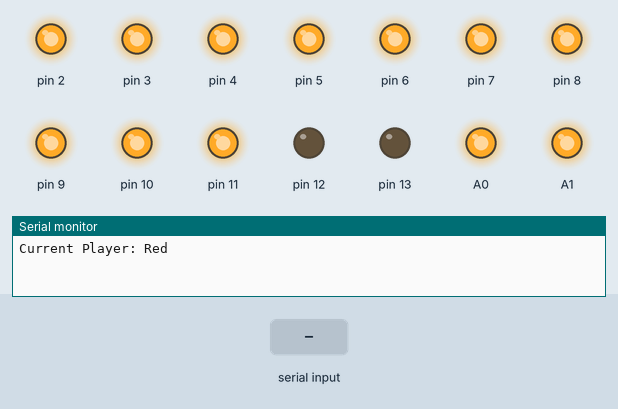
A sketch run on a simulated Arduino Uno, built with avr-gcc and run on an emulated ATmega328P. Shown: output pins drawn as LEDs (lit = HIGH), the last lines printed to the serial monitor. The inputs (shaded band) are chosen by the test bench.

Above: at 1.2 s.
1.3 s: "1" received over Serial
At 2.3 s:
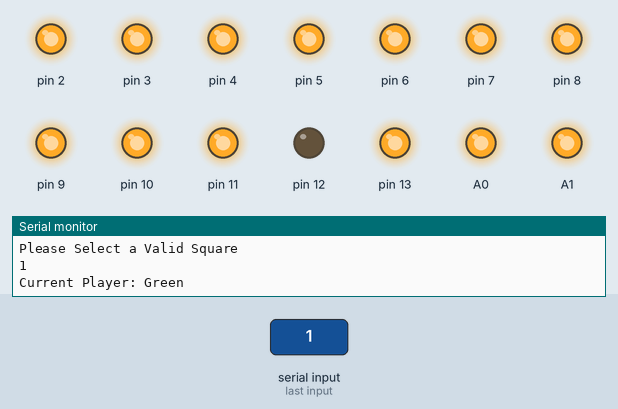
Timing chart, 0 to 4.3 s (numbered marks = the images above; inputs shaded):
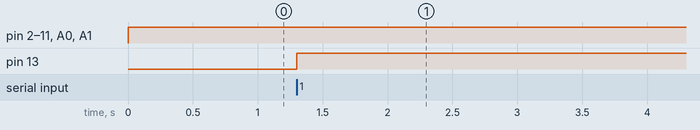

The sketch:

Tic_Tac_Code.ino
```cpp
// C++ code
//
void setup()
{
  pinMode(A5, OUTPUT);
  pinMode(A4, OUTPUT);
  pinMode(A3, OUTPUT);
  pinMode(A2, OUTPUT);
  pinMode(A1, OUTPUT);
  pinMode(A0, OUTPUT);
  pinMode(13, OUTPUT);
  pinMode(12, OUTPUT);
  pinMode(11, OUTPUT);
  pinMode(10, OUTPUT);
  pinMode(9, OUTPUT);
  pinMode(8, OUTPUT);
  pinMode(7, OUTPUT);
  pinMode(6, OUTPUT);
  pinMode(5, OUTPUT);
  pinMode(4, OUTPUT);
  pinMode(3, OUTPUT);
  pinMode(2, OUTPUT);
  Serial.begin(9600);
}

  //put outside loop?
  bool r1 = false;
  bool r2 = false;
  bool r3 = false;
  bool r4 = false;
  bool r5 = false;
  bool r6 = false;
  bool r7 = false;
  bool r8 = false;
  bool r9 = false;
  //green
  bool g1 = false;
  bool g2 = false;
  bool g3 = false;
  bool g4 = false;
  bool g5 = false;
  bool g6 = false;
  bool g7 = false;
  bool g8 = false;
  bool g9 = false;
    //greenred = false, means that the current player is red - Maybe redundant?
  bool pos1 = false;
  bool pos2 = false;
  bool pos3 = false;
  bool pos4 = false;
  bool pos5 = false;
  bool pos6 = false;
  bool pos7 = false;
  bool pos8 = false;
  bool pos9 = false;
  bool greenred = false;
  //variables for tracking greenred posisitions, used for calculating winner
  bool redwin = false;
  bool greenwin = false;
  bool message = false;
  int gwins = 0;
  int rwins = 0;
  char pos = 0;

void loop()
{
  //sequence determining if a winner is here
  //Green Win Conditions
  // - Horizontals
  if ((g1 == true) && (g2 == true) && (g3 == true)) {
    greenwin = true;
  }
  if ((g4 == true) && (g5 == true) && (g6 == true)){
    greenwin = true;
  }
  if ((g7 == true) && (g8 == true) && (g9 == true)) {
    greenwin = true;
  }
  // - Verticals
  if ((g1 == true) && (g4 == true) && (g7 == true)) {
    greenwin = true;
  }
  if ((g2 == true) && (g5 == true) && (g8 == true)) {
    greenwin = true;
  }
  if ((g3 == true) && (g6 == true) && (g9 == true)) {
    greenwin = true;
  }
  // - Diagonals
  if ((g1 == true) && (g5 == true) && (g9 == true)) {
    greenwin = true;
  }
  if ((g3 == true) && (g5 == true) && (g7 == true)) {
    greenwin = true;
  }
  //Red Win Conditions
  if ((r1 == true) && (r2 == true) && (r3 == true)) {
    redwin = true;
  }
  if ((r4 == true) && (r5 == true) && (r6 == true)) {
    redwin = true;
  }
  if ((r7 == true) && (r8 == true) && (r9 == true)) {
    redwin = true;
  }
  if ((r1 == true) && (r4 == true) && (r7 == true)) {
    redwin = true;
  }
  if ((r2 == true) && (r5 == true) && (r8 == true)) {
    redwin = true;
  }
  if ((r3 == true) && (r6 == true) && (r9 == true)) {
    redwin = true;
  }
  if ((r1 == true) && (r5 == true) && (r9 == true)) {
    redwin = true;
  }
  if ((r3 == true) && (r5 == true) && (r7 == true)) {
    redwin = true;
  }

  //winner script
  if (greenwin == true) {
    Serial.println ("Winner: Green Player\n");
    gwins++;
    Serial.print ("Green Win Total: ");
    Serial.println (gwins);
    Serial.print ("Red Win Total: ");
    Serial.println (rwins);
    //need to add other positions after
    digitalWrite(12, HIGH);
  }
  if (redwin == true) {
    Serial.println ("Winner: Red Player\n");
    rwins++;
    Serial.print ("Green Win Total: ");
    Serial.println (gwins);
    Serial.print ("Red Win Total: ");
    Serial.println (rwins);
    //need to add other positions after
    digitalWrite(13, HIGH);
  }

  //Outputs Current Player to Console, greenred false means current player is red
  if ((greenred == false) && (message == false)) {
    Serial.println ("Current Player: Red");
    message = true;
  }
  if ((greenred == true) && (message == false)) {
    Serial.println ("Current Player: Green");
    message = true;
  }

  if (Serial.available() > 0) {
    Serial.println ("Please Select a Valid Square");
    //add a grid here?
    pos = Serial.read();
    Serial.println(pos);
  }
  //determines which square is chosen
  //can add code below this section into this part to make more effecient
  if ((pos == '1') && (r1 == false) && (g1 == false)) {
    if ((greenred == false) && (g1 == false)) {
    digitalWrite(13, HIGH);
    greenred = true;
    r1 = true;
    }
    if ((greenred == true) && (r1 == false)) {
    digitalWrite(11, HIGH);
    greenred = false;
    g1 = true;
    }
    message = false;
    pos1 = false;
  }
    //here for example: if / else if
  else if (pos == '2') {
    pos2 == true;
  }
  else if (pos = '3') {
    pos3 == true;
  }
  else if (pos = '4') {
    pos4 == true;
  }
  else if (pos = '5') {
    pos5 == true;
  }
  else if (pos == '6') {
    pos6 == true;
  }
  else if (pos == '7') {
    pos7 == true;
  }
  else if (pos = '8') {
    pos8 = true;
  }
  else if (pos == '9') {
    pos9 == true;
  }
  else {
    //make sure this works
    Serial.print ("Please Input a Valid Posistion\n");
  }

  //if current player is green/red and a posistion 1 is selected, then
  //need to work out the rest
  digitalWrite(A5, HIGH);
  digitalWrite(A4, HIGH);
  digitalWrite(A3, HIGH);
  digitalWrite(A2, HIGH);
  digitalWrite(A1, HIGH);
  digitalWrite(A0, HIGH);
  digitalWrite(11, HIGH);
  digitalWrite(10, HIGH);
  digitalWrite(9, HIGH);
  digitalWrite(8, HIGH);
  digitalWrite(7, HIGH);
  digitalWrite(6, HIGH);
  digitalWrite(5, HIGH);
  digitalWrite(4, HIGH);
  digitalWrite(3, HIGH);
  digitalWrite(2, HIGH);
  delay(10); // Delay a little bit to improve simulation performance
}
```

Measured:
- after the input at 1.3 s, pin 13: LOW → HIGH at once
